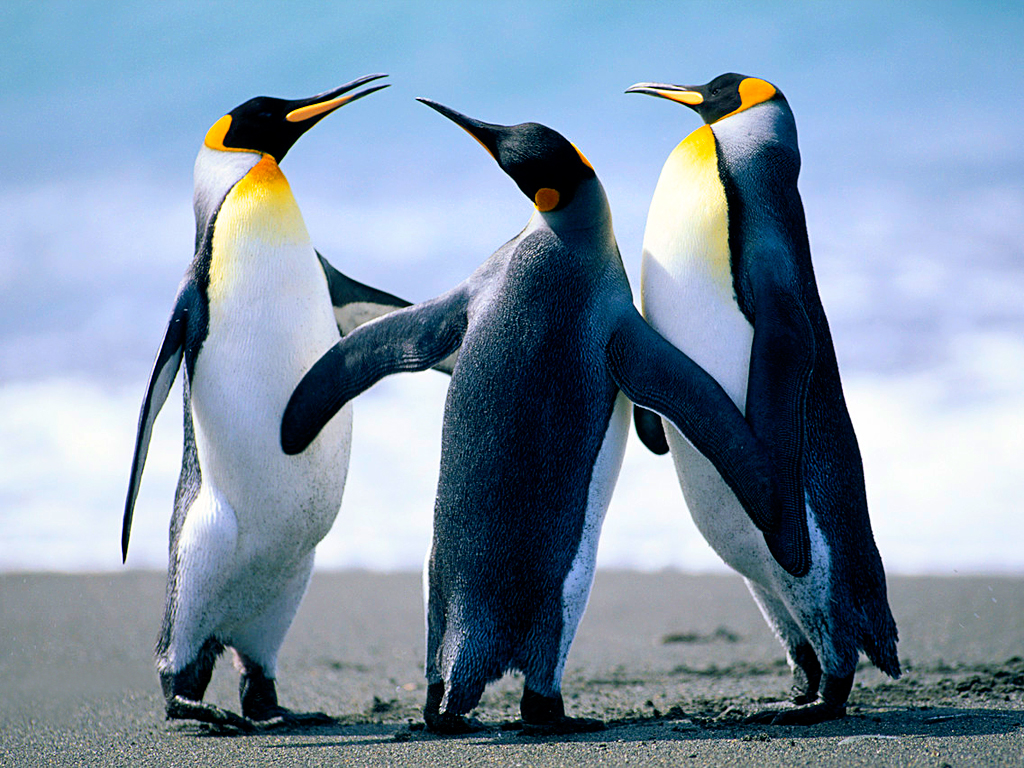
%> input picture Penguins.jpg, 1024 x 768 px
$ octave code31.m   (GNU Octave 9; MATLAB toolbox functions it lacks are replaced by stand-ins)
%> lines starting %> are read from the running program, lines starting %| are printed output that depends on the picture
%%Conversion from mat2gray
%% Imwrite
%% imresize
%% Cropping
clc;
clear all;
close all;
I = imread('Penguins.jpg');
%> I is the input picture: size 768x1024x3 uint8; mean R, G, B 127.8, 148, 168.1
a= imresize(I,[200 300]);
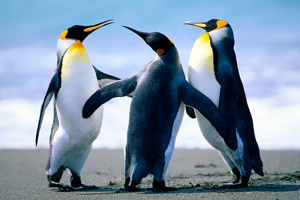
%> a: size 200x300x3 uint8; mean R, G, B 127.9, 148, 168.1
figure()
imshow(a);
b = imcrop(I,[75 68 130 112]);
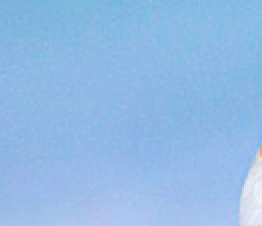
%> b: size 113x131x3 uint8 (shown 2 times larger); mean R, G, B 145.6, 186.9, 230.1
figure()
imshow(b)
